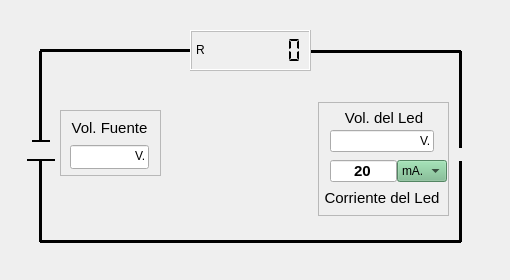
      <widget class="QWidget" name="tab_1">
       <attribute name="icon">
        <iconset resource="res.qrc">
         <normaloff>:/new/prefix1/res/led-diode2.png</normaloff>:/new/prefix1/res/led-diode2.png</iconset>
       </attribute>
       <attribute name="title">
        <string>Cálculo de Resistencia.</string>
       </attribute>
       <attribute name="toolTip">
        <string>Cálculo de Resistencia.</string>
       </attribute>
       <widget class="QFrame" name="frame_2">
        <property name="geometry">
         <rect>
          <x>20</x>
          <y>20</y>
          <width>471</width>
          <height>242</height>
         </rect>
        </property>
        <property name="styleSheet">
         <string notr="true">background-color: qlineargradient(spread:pad, x1:0, y1:0,
                    x2:1, y2:1, stop:0 rgba(0, 0, 0, 0));
                    color: rgb(0, 0, 0);</string>
        </property>
        <property name="frameShadow">
         <enum>QFrame::Plain</enum>
        </property>
        <widget class="Line" name="line_5">
         <property name="geometry">
          <rect>
           <x>420</x>
           <y>141</y>
           <width>41</width>
           <height>81</height>
          </rect>
         </property>
         <property name="frameShadow">
          <enum>QFrame::Plain</enum>
         </property>
         <property name="lineWidth">
          <number>3</number>
         </property>
         <property name="midLineWidth">
          <number>2</number>
         </property>
         <property name="orientation">
          <enum>Qt::Vertical</enum>
         </property>
        </widget>
        <widget class="Line" name="line_6">
         <property name="geometry">
          <rect>
           <x>420</x>
           <y>31</y>
           <width>41</width>
           <height>97</height>
          </rect>
         </property>
         <property name="frameShadow">
          <enum>QFrame::Plain</enum>
         </property>
         <property name="lineWidth">
          <number>3</number>
         </property>
         <property name="midLineWidth">
          <number>2</number>
         </property>
         <property name="orientation">
          <enum>Qt::Vertical</enum>
         </property>
        </widget>
        <widget class="Line" name="line">
         <property name="geometry">
          <rect>
           <x>20</x>
           <y>10</y>
           <width>151</width>
           <height>41</height>
          </rect>
         </property>
         <property name="frameShadow">
          <enum>QFrame::Plain</enum>
         </property>
         <property name="lineWidth">
          <number>3</number>
         </property>
         <property name="midLineWidth">
          <number>17</number>
         </property>
         <property name="orientation">
          <enum>Qt::Horizontal</enum>
         </property>
        </widget>
        <widget class="Line" name="line_3">
         <property name="enabled">
          <bool>true</bool>
         </property>
         <property name="geometry">
          <rect>
           <x>20</x>
           <y>211</y>
           <width>421</width>
           <height>21</height>
          </rect>
         </property>
         <property name="font">
          <font>
           <weight>50</weight>
           <italic>false</italic>
           <bold>false</bold>
           <kerning>true</kerning>
          </font>
         </property>
         <property name="acceptDrops">
          <bool>false</bool>
         </property>
         <property name="autoFillBackground">
          <bool>false</bool>
         </property>
         <property name="frameShadow">
          <enum>QFrame::Plain</enum>
         </property>
         <property name="lineWidth">
          <number>3</number>
         </property>
         <property name="midLineWidth">
          <number>2</number>
         </property>
         <property name="orientation">
          <enum>Qt::Horizontal</enum>
         </property>
        </widget>
        <widget class="Line" name="line_4">
         <property name="geometry">
          <rect>
           <x>10</x>
           <y>31</y>
           <width>21</width>
           <height>91</height>
          </rect>
         </property>
         <property name="autoFillBackground">
          <bool>false</bool>
         </property>
         <property name="frameShadow">
          <enum>QFrame::Plain</enum>
         </property>
         <property name="lineWidth">
          <number>3</number>
         </property>
         <property name="midLineWidth">
          <number>2</number>
         </property>
         <property name="orientation">
          <enum>Qt::Vertical</enum>
         </property>
        </widget>
        <widget class="Line" name="line_7">
         <property name="geometry">
          <rect>
           <x>290</x>
           <y>11</y>
           <width>151</width>
           <height>41</height>
          </rect>
         </property>
         <property name="frameShadow">
          <enum>QFrame::Plain</enum>
         </property>
         <property name="lineWidth">
          <number>3</number>
         </property>
         <property name="midLineWidth">
          <number>2</number>
         </property>
         <property name="orientation">
          <enum>Qt::Horizontal</enum>
         </property>
        </widget>
        <widget class="QFrame" name="frame">
         <property name="enabled">
          <bool>true</bool>
         </property>
         <property name="geometry">
          <rect>
           <x>40</x>
           <y>90</y>
           <width>101</width>
           <height>66</height>
          </rect>
         </property>
         <property name="minimumSize">
          <size>
           <width>91</width>
           <height>66</height>
          </size>
         </property>
         <property name="maximumSize">
          <size>
           <width>120</width>
           <height>66</height>
          </size>
         </property>
         <property name="autoFillBackground">
          <bool>false</bool>
         </property>
         <property name="styleSheet">
          <string notr="true">background-color: qlineargradient(spread:pad, x1:0.457153,
                      y1:0.892, x2:1, y2:0, stop:0 rgba(118, 186, 139, 255), stop:1 rgba(255, 255,
                      255, 255));</string>
         </property>
         <property name="frameShape">
          <enum>QFrame::StyledPanel</enum>
         </property>
         <layout class="QGridLayout" name="gridLayout"/>
        </widget>
        <widget class="Line" name="line_9">
         <property name="geometry">
          <rect>
           <x>7</x>
           <y>130</y>
           <width>28</width>
           <height>21</height>
          </rect>
         </property>
         <property name="frameShadow">
          <enum>QFrame::Plain</enum>
         </property>
         <property name="lineWidth">
          <number>2</number>
         </property>
         <property name="midLineWidth">
          <number>2</number>
         </property>
         <property name="orientation">
          <enum>Qt::Horizontal</enum>
         </property>
        </widget>
        <widget class="QLCDNumber" name="lcdNumber">
         <property name="enabled">
          <bool>false</bool>
         </property>
         <property name="geometry">
          <rect>
           <x>170</x>
           <y>10</y>
           <width>121</width>
           <height>41</height>
          </rect>
         </property>
         <property name="font">
          <font>
           <weight>50</weight>
           <italic>false</italic>
           <bold>false</bold>
          </font>
         </property>
         <property name="cursor">
          <cursorShape>ArrowCursor</cursorShape>
         </property>
         <property name="statusTip">
          <string>Valor de la Resistencia.</string>
         </property>
         <property name="frameShape">
          <enum>QFrame::Box</enum>
         </property>
         <property name="smallDecimalPoint">
          <bool>true</bool>
         </property>
         <property name="digitCount">
          <number>7</number>
         </property>
         <property name="mode">
          <enum>QLCDNumber::Dec</enum>
         </property>
         <property name="segmentStyle">
          <enum>QLCDNumber::Flat</enum>
         </property>
        </widget>
        <widget class="Line" name="line_2">
         <property name="geometry">
          <rect>
           <x>10</x>
           <y>141</y>
           <width>21</width>
           <height>81</height>
          </rect>
         </property>
         <property name="frameShadow">
          <enum>QFrame::Plain</enum>
         </property>
         <property name="lineWidth">
          <number>3</number>
         </property>
         <property name="midLineWidth">
          <number>2</number>
         </property>
         <property name="orientation">
          <enum>Qt::Vertical</enum>
         </property>
        </widget>
        <widget class="Line" name="line_8">
         <property name="geometry">
          <rect>
           <x>12</x>
           <y>111</y>
           <width>18</width>
           <height>20</height>
          </rect>
         </property>
         <property name="font">
          <font>
           <weight>50</weight>
           <bold>false</bold>
          </font>
         </property>
         <property name="frameShadow">
          <enum>QFrame::Plain</enum>
         </property>
         <property name="lineWidth">
          <number>2</number>
         </property>
         <property name="midLineWidth">
          <number>2</number>
         </property>
         <property name="orientation">
          <enum>Qt::Horizontal</enum>
         </property>
        </widget>
        <widget class="QFrame" name="frame_21">
         <property name="geometry">
          <rect>
           <x>298</x>
           <y>82</y>
           <width>131</width>
           <height>114</height>
          </rect>
         </property>
         <property name="styleSheet">
          <string notr="true">background-color: qlineargradient(spread:pad, x1:0.457153,
                      y1:0.892, x2:1, y2:0, stop:0 rgba(118, 186, 139, 255), stop:1 rgba(255, 255,
                      255, 255));
                    </string>
         </property>
         <property name="frameShape">
          <enum>QFrame::StyledPanel</enum>
         </property>
         <property name="frameShadow">
          <enum>QFrame::Plain</enum>
         </property>
         <layout class="QGridLayout" name="gridLayout_3">
          <property name="sizeConstraint">
           <enum>QLayout::SetDefaultConstraint</enum>
          </property>
         </layout>
        </widget>
        <widget class="QLabel" name="label_R">
         <property name="geometry">
          <rect>
           <x>160</x>
           <y>20</y>
           <width>41</width>
           <height>20</height>
          </rect>
         </property>
         <property name="text">
          <string>R</string>
         </property>
         <property name="textFormat">
          <enum>Qt::RichText</enum>
         </property>
         <property name="alignment">
          <set>Qt::AlignCenter</set>
         </property>
        </widget>
        <widget class="QLabel" name="label_v1">
         <property name="geometry">
          <rect>
           <x>115</x>
           <y>125</y>
           <width>19</width>
           <height>22</height>
          </rect>
         </property>
         <property name="autoFillBackground">
          <bool>false</bool>
         </property>
         <property name="text">
          <string>V.</string>
         </property>
         <property name="margin">
          <number>0</number>
         </property>
        </widget>
        <widget class="QLabel" name="label_v2">
         <property name="geometry">
          <rect>
           <x>400</x>
           <y>111</y>
           <width>23</width>
           <height>20</height>
          </rect>
         </property>
         <property name="text">
          <string>V.</string>
         </property>
        </widget>
        <widget class="QLabel" name="label_vol_fuente">
         <property name="geometry">
          <rect>
           <x>50</x>
           <y>100</y>
           <width>79</width>
           <height>16</height>
          </rect>
         </property>
         <property name="minimumSize">
          <size>
           <width>71</width>
           <height>16</height>
          </size>
         </property>
         <property name="maximumSize">
          <size>
           <width>85</width>
           <height>16</height>
          </size>
         </property>
         <property name="font">
          <font>
           <family>MS Shell Dlg 2</family>
           <pointsize>11</pointsize>
           <weight>50</weight>
           <bold>false</bold>
           <underline>false</underline>
           <strikeout>false</strikeout>
           <kerning>true</kerning>
          </font>
         </property>
         <property name="text">
          <string>Vol. Fuente</string>
         </property>
         <property name="textFormat">
          <enum>Qt::AutoText</enum>
         </property>
         <property name="alignment">
          <set>Qt::AlignCenter</set>
         </property>
        </widget>
        <widget class="QLineEdit" name="lineEdit_voltage1">
         <property name="geometry">
          <rect>
           <x>50</x>
           <y>125</y>
           <width>79</width>
           <height>24</height>
          </rect>
         </property>
         <property name="minimumSize">
          <size>
           <width>71</width>
           <height>24</height>
          </size>
         </property>
         <property name="maximumSize">
          <size>
           <width>79</width>
           <height>24</height>
          </size>
         </property>
         <property name="font">
          <font>
           <pointsize>11</pointsize>
           <weight>75</weight>
           <bold>true</bold>
          </font>
         </property>
         <property name="statusTip">
          <string>Valor del Voltage de entrada.</string>
         </property>
         <property name="alignment">
          <set>Qt::AlignCenter</set>
         </property>
        </widget>
        <widget class="QLabel" name="label_vol_led">
         <property name="geometry">
          <rect>
           <x>312</x>
           <y>90</y>
           <width>104</width>
           <height>16</height>
          </rect>
         </property>
         <property name="font">
          <font>
           <family>MS Shell Dlg 2</family>
           <pointsize>11</pointsize>
           <weight>50</weight>
           <bold>false</bold>
           <underline>false</underline>
           <strikeout>false</strikeout>
           <kerning>true</kerning>
          </font>
         </property>
         <property name="text">
          <string>Vol. del Led</string>
         </property>
         <property name="textFormat">
          <enum>Qt::AutoText</enum>
         </property>
         <property name="scaledContents">
          <bool>false</bool>
         </property>
         <property name="alignment">
          <set>Qt::AlignCenter</set>
         </property>
        </widget>
        <widget class="QLineEdit" name="lineEdit_voltage2">
         <property name="geometry">
          <rect>
           <x>310</x>
           <y>110</y>
           <width>104</width>
           <height>22</height>
          </rect>
         </property>
         <property name="minimumSize">
          <size>
           <width>104</width>
           <height>22</height>
          </size>
         </property>
         <property name="maximumSize">
          <size>
           <width>104</width>
           <height>22</height>
          </size>
         </property>
         <property name="font">
          <font>
           <pointsize>11</pointsize>
           <weight>75</weight>
           <bold>true</bold>
          </font>
         </property>
         <property name="statusTip">
          <string>Valor del Voltage consumido.</string>
         </property>
         <property name="alignment">
          <set>Qt::AlignCenter</set>
         </property>
        </widget>
        <widget class="QLineEdit" name="lineEdit_ampere">
         <property name="geometry">
          <rect>
           <x>310</x>
           <y>140</y>
           <width>67</width>
           <height>22</height>
          </rect>
         </property>
         <property name="minimumSize">
          <size>
           <width>0</width>
           <height>22</height>
          </size>
         </property>
         <property name="maximumSize">
          <size>
           <width>104</width>
           <height>22</height>
          </size>
         </property>
         <property name="font">
          <font>
           <pointsize>11</pointsize>
           <weight>75</weight>
           <bold>true</bold>
           <stylestrategy>PreferDefault</stylestrategy>
          </font>
         </property>
         <property name="statusTip">
          <string notr="true">Valor de consumo.</string>
         </property>
         <property name="text">
          <string>20</string>
         </property>
         <property name="cursorPosition">
          <number>2</number>
         </property>
         <property name="alignment">
          <set>Qt::AlignCenter</set>
         </property>
         <property name="placeholderText">
          <string>20</string>
         </property>
        </widget>
        <widget class="QLabel" name="label_corriente_led">
         <property name="geometry">
          <rect>
           <x>298</x>
           <y>170</y>
           <width>128</width>
           <height>16</height>
          </rect>
         </property>
         <property name="font">
          <font>
           <family>MS Shell Dlg 2</family>
           <pointsize>11</pointsize>
           <weight>50</weight>
           <bold>false</bold>
           <underline>false</underline>
           <strikeout>false</strikeout>
           <kerning>true</kerning>
          </font>
         </property>
         <property name="text">
          <string>Corriente del Led</string>
         </property>
         <property name="textFormat">
          <enum>Qt::AutoText</enum>
         </property>
         <property name="alignment">
          <set>Qt::AlignCenter</set>
         </property>
        </widget>
        <widget class="QComboBox" name="comboBox_ampere">
         <property name="geometry">
          <rect>
           <x>377</x>
           <y>140</y>
           <width>50</width>
           <height>22</height>
          </rect>
         </property>
         <property name="minimumSize">
          <size>
           <width>50</width>
           <height>22</height>
          </size>
         </property>
         <property name="maximumSize">
          <size>
           <width>50</width>
           <height>22</height>
          </size>
         </property>
         <property name="font">
          <font>
           <weight>50</weight>
           <bold>false</bold>
          </font>
         </property>
         <property name="autoFillBackground">
          <bool>false</bool>
         </property>
         <property name="styleSheet">
          <string notr="true">background-color: rgb(118, 186, 139, 255);
                      selection-background-color: rgb(118, 186, 139, 255);</string>
         </property>
         <property name="currentIndex">
          <number>0</number>
         </property>
         <property name="sizeAdjustPolicy">
          <enum>QComboBox::AdjustToContents</enum>
         </property>
         <property name="frame">
          <bool>true</bool>
         </property>
         <item>
          <property name="text">
           <string>mA.</string>
          </property>
         </item>
         <item>
          <property name="text">
           <string>A.</string>
          </property>
         </item>
         <item>
          <property name="text">
           <string>Watt</string>
          </property>
         </item>
        </widget>
        <widget class="QLabel" name="label_Watt">
         <property name="geometry">
          <rect>
           <x>170</x>
           <y>49</y>
           <width>121</width>
           <height>21</height>
          </rect>
         </property>
         <property name="text">
          <string comment="gfgfd" extracomment="gfdgdf"/>
         </property>
         <property name="alignment">
          <set>Qt::AlignCenter</set>
         </property>
        </widget>
        <zorder>frame</zorder>
        <zorder>line_5</zorder>
        <zorder>line_6</zorder>
        <zorder>line</zorder>
        <zorder>line_3</zorder>
        <zorder>line_4</zorder>
        <zorder>line_7</zorder>
        <zorder>line_9</zorder>
        <zorder>lcdNumber</zorder>
        <zorder>line_2</zorder>
        <zorder>line_8</zorder>
        <zorder>label_R</zorder>
        <zorder>frame_21</zorder>
        <zorder>label_vol_fuente</zorder>
        <zorder>lineEdit_voltage1</zorder>
        <zorder>label_vol_led</zorder>
        <zorder>lineEdit_voltage2</zorder>
        <zorder>lineEdit_ampere</zorder>
        <zorder>label_corriente_led</zorder>
        <zorder>label_v1</zorder>
        <zorder>label_v2</zorder>
        <zorder>comboBox_ampere</zorder>
        <zorder>label_Watt</zorder>
       </widget>
       <widget class="QLabel" name="label_imagen">
        <property name="geometry">
         <rect>
          <x>20</x>
          <y>20</y>
          <width>481</width>
          <height>251</height>
         </rect>
        </property>
        <property name="autoFillBackground">
         <bool>false</bool>
        </property>
        <property name="text">
         <string/>
        </property>
        <property name="textFormat">
         <enum>Qt::AutoText</enum>
        </property>
        <property name="pixmap">
         <pixmap resource="res.qrc">:/new/prefix1/res/PCB.jpg</pixmap>
        </property>
        <property name="scaledContents">
         <bool>true</bool>
        </property>
        <property name="alignment">
         <set>Qt::AlignCenter</set>
        </property>
        <property name="wordWrap">
         <bool>false</bool>
        </property>
        <property name="openExternalLinks">
         <bool>false</bool>
        </property>
       </widget>
       <widget class="QLabel" name="label_led_on">
        <property name="enabled">
         <bool>false</bool>
        </property>
        <property name="geometry">
         <rect>
          <x>457</x>
          <y>133</y>
          <width>41</width>
          <height>41</height>
         </rect>
        </property>
        <property name="autoFillBackground">
         <bool>false</bool>
        </property>
        <property name="styleSheet">
         <string notr="true">background-color: qlineargradient(spread:pad, x1:0, y1:0,
                    x2:1, y2:1, stop:0 rgba(0, 0, 0, 0));</string>
        </property>
        <property name="text">
         <string/>
        </property>
        <property name="pixmap">
         <pixmap resource="res.qrc">:/new/prefix1/res/led-diode1.png</pixmap>
        </property>
        <property name="scaledContents">
         <bool>true</bool>
        </property>
        <property name="alignment">
         <set>Qt::AlignJustify|Qt::AlignVCenter</set>
        </property>
       </widget>
       <zorder>label_imagen</zorder>
       <zorder>frame_2</zorder>
       <zorder>label_led_on</zorder>
      </widget>
